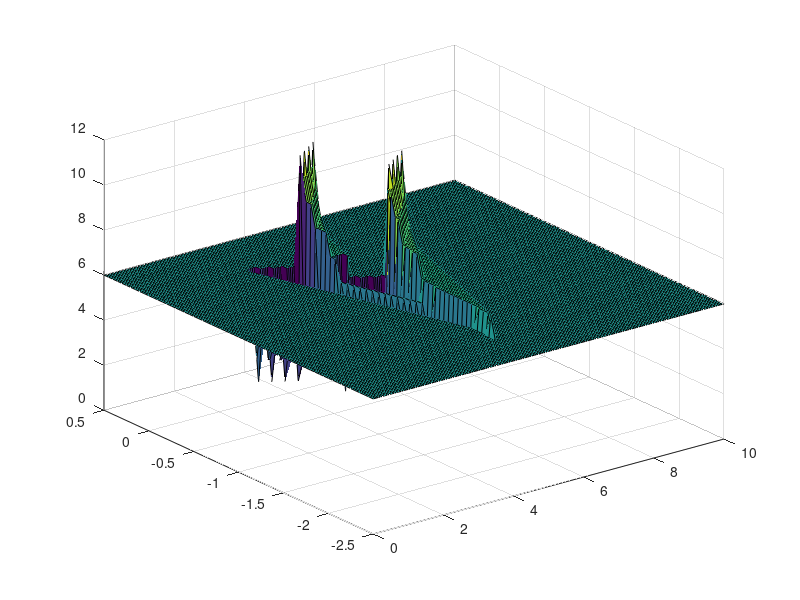
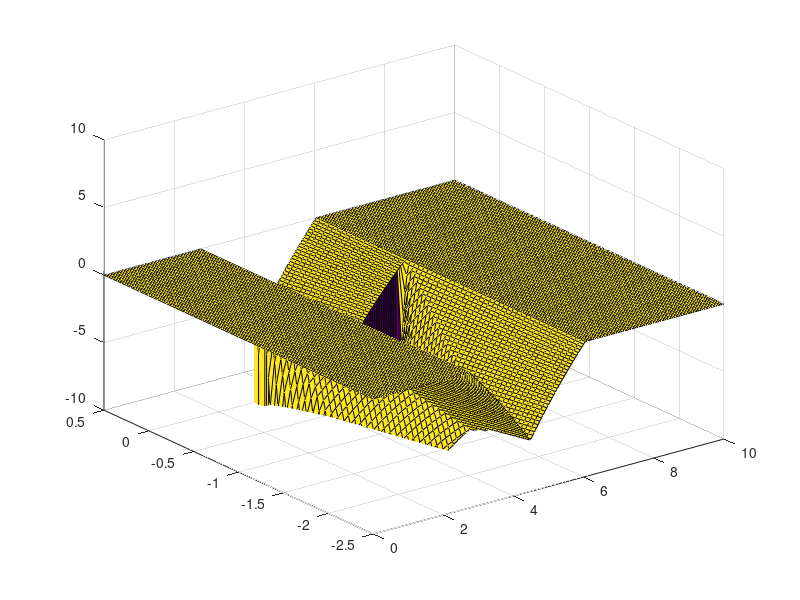

MATLAB code to generate these figures, in order:
% Multi obstacle Value iteration: up to 3 obstacles for now
% line 73 affected the optimal solution from Value iteration, should be
% removed
a = 4;
b = 6;
L = 5; 

xvals = [0:.05:10];
xmin = min(xvals); xmax = max(xvals);
Xmid = .5*(xmin+xmax);
dx = xvals(2)-xvals(1);
nx = length(xvals);

yvals = -2.5:.05:0.5;
ymin = min(yvals); ymax = max(yvals);
dy = yvals(2)-yvals(1);
g = .5;
ny = length(yvals);

[X,Y] = meshgrid(xvals,yvals);

dt = .1;
uset = 0.5*[-L:L];   % list of possible actions
% all obstacles 2 units wide, change a and b for changing the obstacles
deadzone1 = [a b]; % obstacle 1 
y_dead1 = -.5;
deadzone2 = [a b]-1.2; % obstacle 2
y_dead2 = 0;
deadzone3 = [a b]+1.2; % obstacle 3
y_dead3 = 0;



% perform value iteration, for optimal policy, and optimal action
V = 0*X;
% fi = find(X==0); % left side no-go zone
%V(fi) = -1000;
%fi = find(X==10); % right side no-go zone
%V(fi) = -1000;
fi1 = find((X>=deadzone1(1)).*(X<=deadzone1(2)).*(Y==y_dead1)); % obstacle 1
fi2 = find((X>=deadzone2(1)).*(X<=deadzone2(2)).*(Y==y_dead2)); % obstacle 2
% fi3 = find((X>=deadzone3(1)).*(X<=deadzone3(2)).*(Y==y_dead3)); % obstacle 3
V(fi1) = -1000 + abs(X(fi1)-Xmid);
V(fi2) = -1000 + abs(X(fi2)-Xmid);
% V(fi3) = -1000 + abs(X(fi3)-Xmid);

fi_bad = find(V==-1000); % "dead" states...

V_onestep = V(:);  % one-step cost 
V = V(:); % optimal cost
%%%%%%%%%%%%%%
id = 1:length(V);
id_go = zeros(length(id),length(uset));
for n=1:length(uset)
    xgo = X(id) + uset(n)*dt; 
    xgo = max(xmin,xgo);
    xgo = min(xmax,xgo);
    ygo = Y(id) + g*dt;
    fi = find(ygo > max(yvals));
    ygo(fi) = yvals(1); % top edge "wraps back" to bottom yvals value
    
    xid = round((xgo - xmin) * (1/dx)) + 1;
    yid = round((ygo - ymin) * (1/dy)) + 1;
    id_go(:,n) = (xid - 1) * ny + yid;
end
P = 0*V; % policy
Pid = 0*V; % where policy sends you, in one step
    
df = 0.99; % discount factor
for n1=1:100 % perform the iteration    
    Q = 0*id_go;
    for n2=1:length(uset)
        Q(:,n2) = V_onestep(id_go(:,n2))- (uset(n2))^2 + df*V(id_go(:,n2)); % u^2 penalty
%         Q(:,n2) = max(-1000,Q(:,n2)); %prevents the value from going
%         below -1000, has negative effect on policy
    end
    [ai,bi] = sort(Q,2);
    P = bi(:,end); % optimal action (from uset list)
    V = ai(:,end); % highest value (in Vtest)
    %Pid = 
    %keyboard
end

Pmat = 0*X;
Pmat(:) = P; % optimal policy
figure(); 
%plot3(X,Y,Pmat,'.')
surf(X,Y,Pmat)
Vmat = 0*X;
Vmat(:) = V; % value
figure(); 
surf(X,Y,Vmat)
axis([xmin xmax ymin ymax -10 10])
